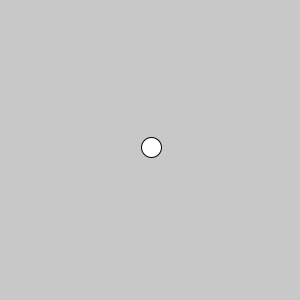
Frame 1 (no input)
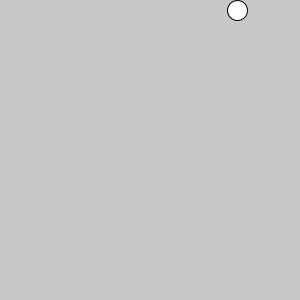
Frame 60 (the mouse pressed at the canvas centre just before this capture)
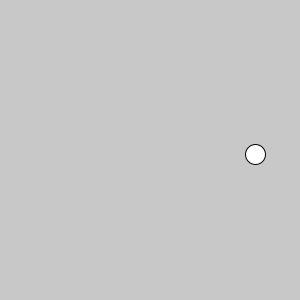
Frame 120 (the mouse held since frame 60 and released just before this capture)

The Processing sketch that drew these frames (run headless with seeded random() and noise(); from frame 60 on, the mouse is pressed at the canvas centre):

// Processing sketch: exercicio12
// ── exercicio12.pde
float xBola = 0;
float yBola = 0;
float vx = 0;
float vy = 0;
int raio = 10;

void setup(){
  size(300,300);
  vx = random(-5, 5);
  vy = random(-5, 5);
  xBola = width/2;
  yBola = height/2;
}

void draw(){
  if (xBola >= width - raio){
    vx = -vx;
  }

  if (xBola <= raio){
    vx = -vx;
  }

  if (yBola <= raio){
    vy = -vy;
  }

  if (yBola >= height - raio){
    vy = -vy;
  }

  xBola = xBola + vx;
  yBola = yBola + vy;

  background(200);

  ellipse(xBola, yBola, 2*raio, 2*raio);
}
